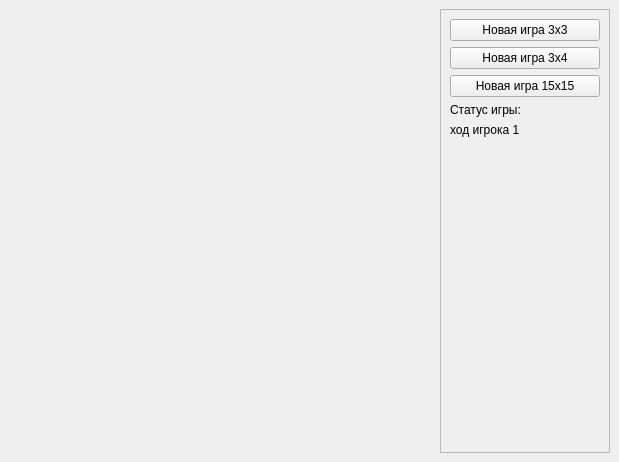
<?xml version="1.0" encoding="UTF-8"?>
<ui version="4.0">
 <class>View</class>
 <widget class="QMainWindow" name="View">
  <property name="geometry">
   <rect>
    <x>0</x>
    <y>0</y>
    <width>619</width>
    <height>462</height>
   </rect>
  </property>
  <property name="windowTitle">
   <string>Гомоку</string>
  </property>
  <widget class="QWidget" name="centralwidget">
   <layout class="QHBoxLayout" name="horizontalLayout">
    <item>
     <spacer name="horizontalSpacer_2">
      <property name="orientation">
       <enum>Qt::Horizontal</enum>
      </property>
      <property name="sizeHint" stdset="0">
       <size>
        <width>40</width>
        <height>20</height>
       </size>
      </property>
     </spacer>
    </item>
    <item>
     <layout class="QVBoxLayout" name="verticalLayout_2">
      <item>
       <spacer name="verticalSpacer_3">
        <property name="orientation">
         <enum>Qt::Vertical</enum>
        </property>
        <property name="sizeHint" stdset="0">
         <size>
          <width>20</width>
          <height>40</height>
         </size>
        </property>
       </spacer>
      </item>
      <item>
       <layout class="QGridLayout" name="field">
        <property name="spacing">
         <number>0</number>
        </property>
       </layout>
      </item>
      <item>
       <spacer name="verticalSpacer_2">
        <property name="orientation">
         <enum>Qt::Vertical</enum>
        </property>
        <property name="sizeHint" stdset="0">
         <size>
          <width>20</width>
          <height>40</height>
         </size>
        </property>
       </spacer>
      </item>
     </layout>
    </item>
    <item>
     <spacer name="horizontalSpacer">
      <property name="orientation">
       <enum>Qt::Horizontal</enum>
      </property>
      <property name="sizeHint" stdset="0">
       <size>
        <width>40</width>
        <height>20</height>
       </size>
      </property>
     </spacer>
    </item>
    <item>
     <widget class="QFrame" name="frame">
      <property name="sizePolicy">
       <sizepolicy hsizetype="Minimum" vsizetype="Preferred">
        <horstretch>0</horstretch>
        <verstretch>0</verstretch>
       </sizepolicy>
      </property>
      <property name="minimumSize">
       <size>
        <width>0</width>
        <height>0</height>
       </size>
      </property>
      <property name="frameShape">
       <enum>QFrame::StyledPanel</enum>
      </property>
      <property name="frameShadow">
       <enum>QFrame::Raised</enum>
      </property>
      <layout class="QVBoxLayout" name="verticalLayout">
       <item>
        <widget class="QPushButton" name="pb_new_game_3">
         <property name="minimumSize">
          <size>
           <width>150</width>
           <height>0</height>
          </size>
         </property>
         <property name="maximumSize">
          <size>
           <width>200</width>
           <height>16777215</height>
          </size>
         </property>
         <property name="text">
          <string>Новая игра 3x3</string>
         </property>
        </widget>
       </item>
       <item>
        <widget class="QPushButton" name="pb_new_game_34">
         <property name="text">
          <string>Новая игра 3х4</string>
         </property>
        </widget>
       </item>
       <item>
        <widget class="QPushButton" name="pb_new_game_15">
         <property name="text">
          <string>Новая игра 15х15</string>
         </property>
        </widget>
       </item>
       <item>
        <widget class="QLabel" name="l_title">
         <property name="text">
          <string>Статус игры:</string>
         </property>
        </widget>
       </item>
       <item>
        <widget class="QLabel" name="l_status">
         <property name="text">
          <string>ход игрока 1</string>
         </property>
        </widget>
       </item>
       <item>
        <spacer name="verticalSpacer">
         <property name="orientation">
          <enum>Qt::Vertical</enum>
         </property>
         <property name="sizeHint" stdset="0">
          <size>
           <width>20</width>
           <height>259</height>
          </size>
         </property>
        </spacer>
       </item>
      </layout>
     </widget>
    </item>
   </layout>
  </widget>
 </widget>
 <resources/>
 <connections/>
</ui>
